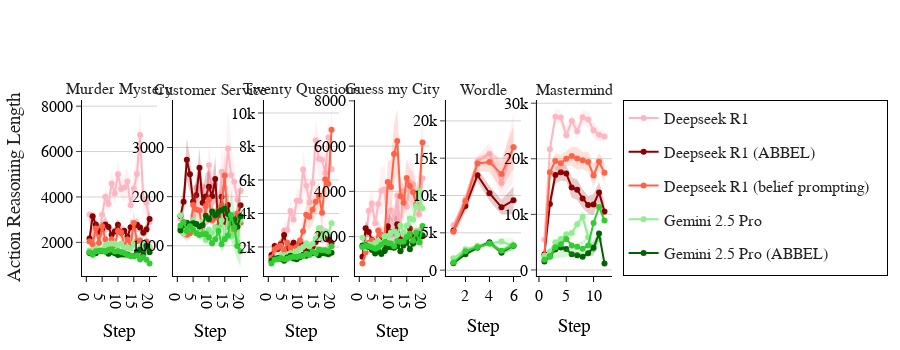

Notebook code cell kept with this figure:
### Code cell
figures = plot_belief_length_separate_figs(df_reasoning)
figures['action'].show()
